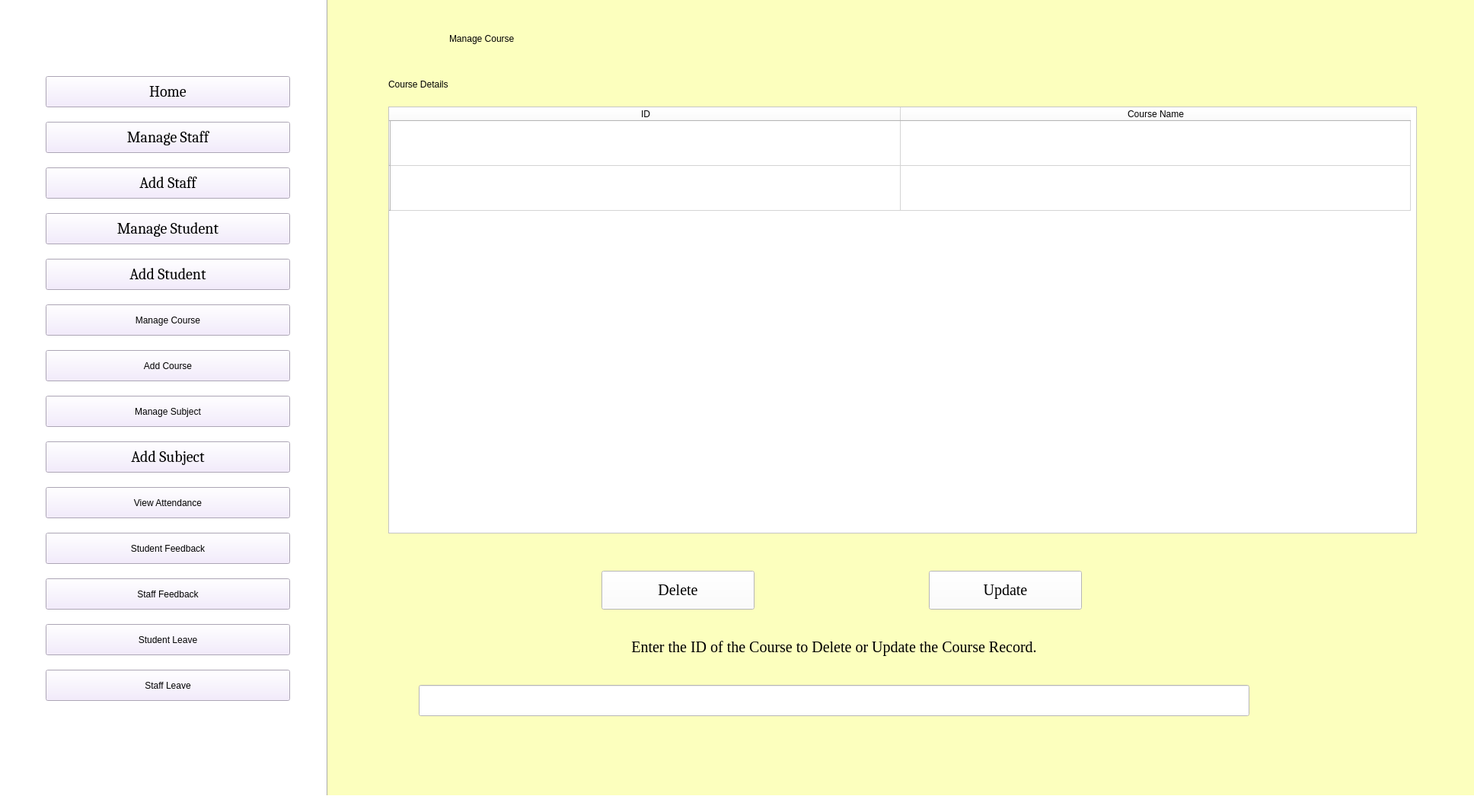
<?xml version="1.0" encoding="UTF-8"?>
<ui version="4.0">
 <class>AdminHomePage</class>
 <widget class="QMainWindow" name="AdminHomePage">
  <property name="enabled">
   <bool>true</bool>
  </property>
  <property name="geometry">
   <rect>
    <x>0</x>
    <y>0</y>
    <width>1936</width>
    <height>1067</height>
   </rect>
  </property>
  <property name="windowTitle">
   <string>Admin Home Page</string>
  </property>
  <property name="styleSheet">
   <string notr="true">background-color: rgb(255, 225, 198);
background-color: rgb(255, 255, 255);
</string>
  </property>
  <widget class="QWidget" name="centralwidget">
   <widget class="QPushButton" name="Home_b">
    <property name="geometry">
     <rect>
      <x>60</x>
      <y>100</y>
      <width>321</width>
      <height>41</height>
     </rect>
    </property>
    <property name="font">
     <font>
      <family>Cambria</family>
      <pointsize>15</pointsize>
      <weight>50</weight>
      <italic>false</italic>
      <bold>false</bold>
     </font>
    </property>
    <property name="styleSheet">
     <string notr="true">font: 15pt &quot;Cambria&quot;;
background-color: rgb(241, 231, 254);</string>
    </property>
    <property name="text">
     <string>Home</string>
    </property>
   </widget>
   <widget class="QPushButton" name="ManageStaff_b">
    <property name="geometry">
     <rect>
      <x>60</x>
      <y>160</y>
      <width>321</width>
      <height>41</height>
     </rect>
    </property>
    <property name="font">
     <font>
      <family>Cambria</family>
      <pointsize>15</pointsize>
      <weight>50</weight>
      <italic>false</italic>
      <bold>false</bold>
     </font>
    </property>
    <property name="styleSheet">
     <string notr="true">font: 15pt &quot;Cambria&quot;;
background-color: rgb(241, 231, 254);</string>
    </property>
    <property name="text">
     <string>Manage Staff</string>
    </property>
   </widget>
   <widget class="QPushButton" name="AddStaff_b">
    <property name="geometry">
     <rect>
      <x>60</x>
      <y>220</y>
      <width>321</width>
      <height>41</height>
     </rect>
    </property>
    <property name="font">
     <font>
      <family>Cambria</family>
      <pointsize>15</pointsize>
      <weight>50</weight>
      <italic>false</italic>
      <bold>false</bold>
     </font>
    </property>
    <property name="styleSheet">
     <string notr="true">font: 15pt &quot;Cambria&quot;;
background-color: rgb(241, 231, 254);</string>
    </property>
    <property name="text">
     <string>Add Staff</string>
    </property>
   </widget>
   <widget class="QPushButton" name="AddStudent_b">
    <property name="geometry">
     <rect>
      <x>60</x>
      <y>340</y>
      <width>321</width>
      <height>41</height>
     </rect>
    </property>
    <property name="font">
     <font>
      <family>Cambria</family>
      <pointsize>15</pointsize>
      <weight>50</weight>
      <italic>false</italic>
      <bold>false</bold>
     </font>
    </property>
    <property name="styleSheet">
     <string notr="true">font: 15pt &quot;Cambria&quot;;
background-color: rgb(241, 231, 254);</string>
    </property>
    <property name="text">
     <string>Add Student</string>
    </property>
   </widget>
   <widget class="QPushButton" name="ManageCourse_b">
    <property name="geometry">
     <rect>
      <x>60</x>
      <y>400</y>
      <width>321</width>
      <height>41</height>
     </rect>
    </property>
    <property name="styleSheet">
     <string notr="true">font: 15pt &quot;Cambria&quot;;
background-color: rgb(241, 231, 254);</string>
    </property>
    <property name="text">
     <string>Manage Course</string>
    </property>
   </widget>
   <widget class="QPushButton" name="AddCourse_b">
    <property name="geometry">
     <rect>
      <x>60</x>
      <y>460</y>
      <width>321</width>
      <height>41</height>
     </rect>
    </property>
    <property name="styleSheet">
     <string notr="true">font: 15pt &quot;Cambria&quot;;
background-color: rgb(241, 231, 254);</string>
    </property>
    <property name="text">
     <string>Add Course</string>
    </property>
   </widget>
   <widget class="QPushButton" name="ManageSubject_b">
    <property name="geometry">
     <rect>
      <x>60</x>
      <y>520</y>
      <width>321</width>
      <height>41</height>
     </rect>
    </property>
    <property name="styleSheet">
     <string notr="true">font: 15pt &quot;Cambria&quot;;
background-color: rgb(241, 231, 254);</string>
    </property>
    <property name="text">
     <string>Manage Subject</string>
    </property>
   </widget>
   <widget class="QPushButton" name="AddSubject_b">
    <property name="geometry">
     <rect>
      <x>60</x>
      <y>580</y>
      <width>321</width>
      <height>41</height>
     </rect>
    </property>
    <property name="font">
     <font>
      <family>Cambria</family>
      <pointsize>15</pointsize>
      <weight>50</weight>
      <italic>false</italic>
      <bold>false</bold>
     </font>
    </property>
    <property name="styleSheet">
     <string notr="true">font: 15pt &quot;Cambria&quot;;
background-color: rgb(241, 231, 254);</string>
    </property>
    <property name="text">
     <string>Add Subject</string>
    </property>
   </widget>
   <widget class="QPushButton" name="ViewAttendance_b">
    <property name="geometry">
     <rect>
      <x>60</x>
      <y>640</y>
      <width>321</width>
      <height>41</height>
     </rect>
    </property>
    <property name="styleSheet">
     <string notr="true">font: 15pt &quot;Cambria&quot;;
background-color: rgb(241, 231, 254);</string>
    </property>
    <property name="text">
     <string>View Attendance</string>
    </property>
   </widget>
   <widget class="QPushButton" name="StudentFeedback_b">
    <property name="geometry">
     <rect>
      <x>60</x>
      <y>700</y>
      <width>321</width>
      <height>41</height>
     </rect>
    </property>
    <property name="styleSheet">
     <string notr="true">font: 15pt &quot;Cambria&quot;;
background-color: rgb(241, 231, 254);</string>
    </property>
    <property name="text">
     <string>Student Feedback</string>
    </property>
   </widget>
   <widget class="QPushButton" name="StaffFeedback_b">
    <property name="geometry">
     <rect>
      <x>60</x>
      <y>760</y>
      <width>321</width>
      <height>41</height>
     </rect>
    </property>
    <property name="styleSheet">
     <string notr="true">font: 15pt &quot;Cambria&quot;;
background-color: rgb(241, 231, 254);</string>
    </property>
    <property name="text">
     <string>Staff Feedback</string>
    </property>
   </widget>
   <widget class="QPushButton" name="StudentLeave_b">
    <property name="geometry">
     <rect>
      <x>60</x>
      <y>820</y>
      <width>321</width>
      <height>41</height>
     </rect>
    </property>
    <property name="styleSheet">
     <string notr="true">font: 15pt &quot;Cambria&quot;;
background-color: rgb(241, 231, 254);</string>
    </property>
    <property name="text">
     <string>Student Leave</string>
    </property>
   </widget>
   <widget class="QPushButton" name="ManageStudent_b">
    <property name="geometry">
     <rect>
      <x>60</x>
      <y>280</y>
      <width>321</width>
      <height>41</height>
     </rect>
    </property>
    <property name="font">
     <font>
      <family>Cambria</family>
      <pointsize>15</pointsize>
      <weight>50</weight>
      <italic>false</italic>
      <bold>false</bold>
     </font>
    </property>
    <property name="styleSheet">
     <string notr="true">font: 15pt &quot;Cambria&quot;;
background-color: rgb(241, 231, 254);</string>
    </property>
    <property name="text">
     <string>Manage Student</string>
    </property>
   </widget>
   <widget class="QPushButton" name="StaffLeave_b">
    <property name="geometry">
     <rect>
      <x>60</x>
      <y>880</y>
      <width>321</width>
      <height>41</height>
     </rect>
    </property>
    <property name="styleSheet">
     <string notr="true">font: 15pt &quot;Cambria&quot;;
background-color: rgb(241, 231, 254);</string>
    </property>
    <property name="text">
     <string>Staff Leave</string>
    </property>
   </widget>
   <widget class="Line" name="line">
    <property name="geometry">
     <rect>
      <x>420</x>
      <y>-50</y>
      <width>20</width>
      <height>1121</height>
     </rect>
    </property>
    <property name="orientation">
     <enum>Qt::Vertical</enum>
    </property>
   </widget>
   <widget class="QLabel" name="AdminManageStaff_l">
    <property name="geometry">
     <rect>
      <x>430</x>
      <y>-80</y>
      <width>1521</width>
      <height>1151</height>
     </rect>
    </property>
    <property name="styleSheet">
     <string notr="true">background-color: rgb(252, 255, 190);</string>
    </property>
    <property name="text">
     <string/>
    </property>
   </widget>
   <widget class="QLabel" name="ManageStudent_l">
    <property name="geometry">
     <rect>
      <x>590</x>
      <y>30</y>
      <width>1351</width>
      <height>41</height>
     </rect>
    </property>
    <property name="styleSheet">
     <string notr="true">font: 75 17pt &quot;Times New Roman&quot;;
background-color: rgb(252, 255, 190);</string>
    </property>
    <property name="text">
     <string>Manage Course</string>
    </property>
   </widget>
   <widget class="QLabel" name="CourseDetails_l">
    <property name="geometry">
     <rect>
      <x>510</x>
      <y>90</y>
      <width>1351</width>
      <height>41</height>
     </rect>
    </property>
    <property name="styleSheet">
     <string notr="true">font: 15pt &quot;Times New Roman&quot;;
background-color: rgb(252, 255, 190);</string>
    </property>
    <property name="text">
     <string>Course Details</string>
    </property>
   </widget>
   <widget class="QPushButton" name="Delete_b">
    <property name="geometry">
     <rect>
      <x>790</x>
      <y>750</y>
      <width>201</width>
      <height>51</height>
     </rect>
    </property>
    <property name="font">
     <font>
      <family>Times New Roman</family>
      <pointsize>15</pointsize>
     </font>
    </property>
    <property name="text">
     <string>Delete</string>
    </property>
   </widget>
   <widget class="QPushButton" name="Update_b">
    <property name="geometry">
     <rect>
      <x>1220</x>
      <y>750</y>
      <width>201</width>
      <height>51</height>
     </rect>
    </property>
    <property name="font">
     <font>
      <family>Times New Roman</family>
      <pointsize>15</pointsize>
     </font>
    </property>
    <property name="text">
     <string>Update</string>
    </property>
   </widget>
   <widget class="QLabel" name="DelUpd_l">
    <property name="geometry">
     <rect>
      <x>550</x>
      <y>830</y>
      <width>1091</width>
      <height>41</height>
     </rect>
    </property>
    <property name="font">
     <font>
      <family>Times New Roman</family>
      <pointsize>15</pointsize>
      <weight>50</weight>
      <italic>false</italic>
      <bold>false</bold>
     </font>
    </property>
    <property name="styleSheet">
     <string notr="true">font: 15pt &quot;Times New Roman&quot;;
background-color: rgb(252, 255, 190);</string>
    </property>
    <property name="text">
     <string>Enter the ID of the Course to Delete or Update the Course Record.</string>
    </property>
    <property name="alignment">
     <set>Qt::AlignCenter</set>
    </property>
   </widget>
   <widget class="QLineEdit" name="DelUpd_tb">
    <property name="geometry">
     <rect>
      <x>550</x>
      <y>900</y>
      <width>1091</width>
      <height>41</height>
     </rect>
    </property>
    <property name="font">
     <font>
      <family>Times New Roman</family>
      <pointsize>15</pointsize>
     </font>
    </property>
   </widget>
   <widget class="QTableWidget" name="ManageCourse_t">
    <property name="geometry">
     <rect>
      <x>510</x>
      <y>140</y>
      <width>1351</width>
      <height>561</height>
     </rect>
    </property>
    <property name="styleSheet">
     <string notr="true">font: 13pt &quot;Times New Roman&quot;;</string>
    </property>
    <property name="rowCount">
     <number>2</number>
    </property>
    <property name="columnCount">
     <number>2</number>
    </property>
    <attribute name="horizontalHeaderCascadingSectionResizes">
     <bool>false</bool>
    </attribute>
    <attribute name="horizontalHeaderDefaultSectionSize">
     <number>670</number>
    </attribute>
    <attribute name="verticalHeaderDefaultSectionSize">
     <number>59</number>
    </attribute>
    <row>
     <property name="text">
      <string/>
     </property>
    </row>
    <row>
     <property name="text">
      <string/>
     </property>
    </row>
    <column>
     <property name="text">
      <string>ID</string>
     </property>
    </column>
    <column>
     <property name="text">
      <string>Course Name</string>
     </property>
    </column>
   </widget>
  </widget>
  <widget class="QStatusBar" name="statusbar"/>
 </widget>
 <resources/>
 <connections/>
</ui>
